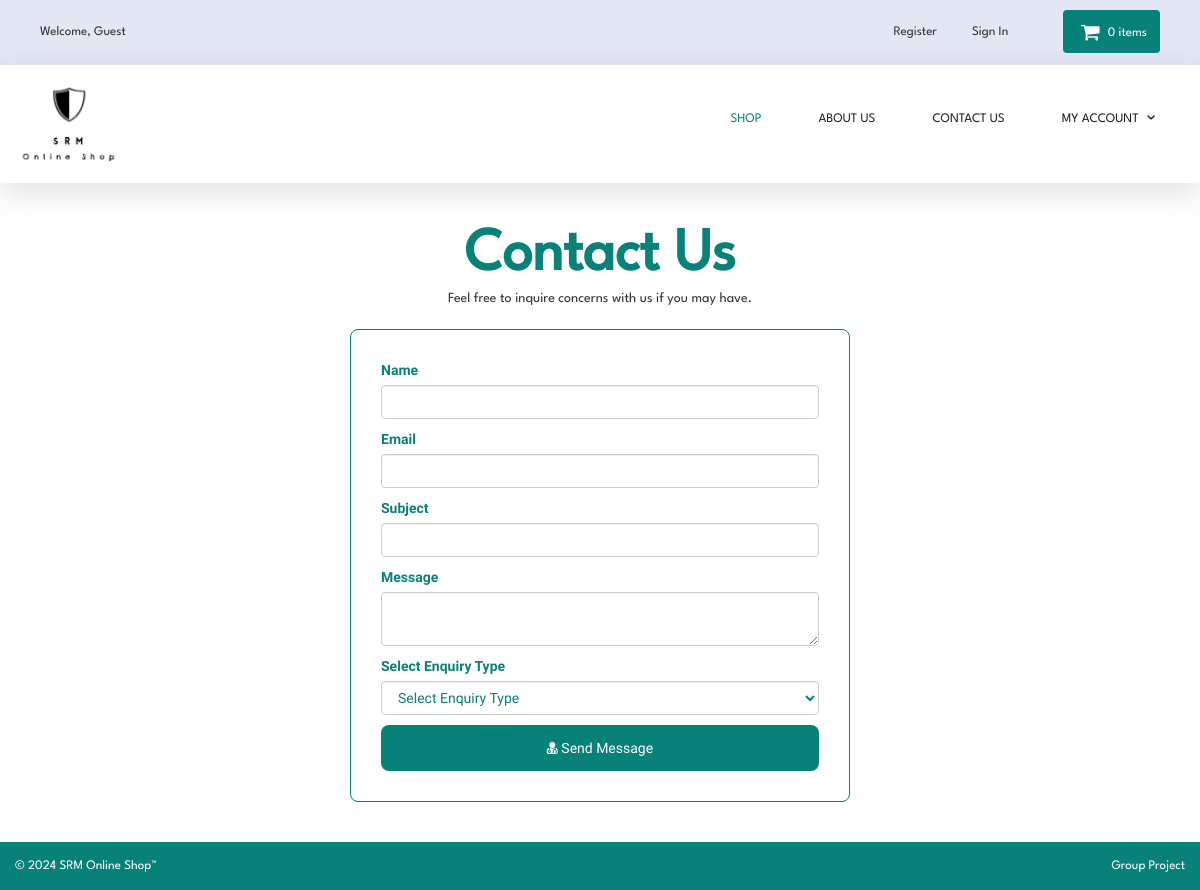
The page /contact.php on the database its author committed.
### tables this page shows
CREATE TABLE `contact_us` (
  `contact_id` int(10) NOT NULL,
  `contact_email` text NOT NULL,
  `contact_heading` text NOT NULL,
  `contact_desc` text NOT NULL
);

### contact.php (the view, shortened to what this page needs)
<?php
include("includes/db.php");
include("includes/header.php");
include("includes/main.php");
$get_contact_us = "select * from contact_us";
$run_conatct_us = mysqli_query($con,$get_contact_us);
$row_conatct_us = mysqli_fetch_array($run_conatct_us);
$contact_heading = $row_conatct_us['contact_heading'];
$contact_desc = $row_conatct_us['contact_desc'];
?>
<main class="contact_container">
  <div class="header user_header">
    <h1 class="heading"><?php echo $contact_heading; ?></h1>
    <p><?php echo $contact_desc; ?></p>
  </div>
  <form action="contact.php" method="post">
    <div class="form-group">
      <label>Name</label>
      <input type="text" class="form-control" name="name" required>
    </div>
    <div class="form-group">
      <label>Email</label>
      <input type="text" class="form-control" name="email" required>
    </div>
    <div class="form-group">
      <label> Subject </label>
      <input type="text" class="form-control" name="subject" required>
    </div>
    <div class="form-group">
      <label> Message </label>
      <textarea class="form-control" name="message"></textarea>
    </div>
    <div class="form-group">
      <label> Select Enquiry Type </label>
      <select name="enquiry_type" class="form-control">
        <option>Select Enquiry Type</option>
      </select>
    </div>
    <button type="submit" name="submit" class="submit-concern-btn">
      <i class="fa fa-user-md"></i> Send Message
    </button>
  </form>
</main>
<?php
include("includes/footer.php");
?>
</body>
</html>

### styles/backend.css (style rules this page uses)
html { font-family: 'League Spartan', Helvetica, Arial, sans-serif; line-height: 1.15; -ms-text-size-adjust: 100%; -webkit-text-size-adjust: 100%; }
body { position: relative; margin: 0; font-family: 'LeagueSpartan-Regular', Helvetica, Arial, sans-serif; }
h1 { font-size: 2em; margin: 0.67em 0; }
figcaption, figure, main { display: block; }
button, input, optgroup, select, textarea { font-family: sans-serif; font-size: 100%; line-height: 1.15; margin: 0; }
button, input { overflow: visible; }
button, select { text-transform: none; }
[type='reset'], [type='submit'], button, html [type='button'] { -webkit-appearance: button; }
textarea { overflow: auto; }
html { box-sizing: border-box; }
body { min-width: 1190px; font-family: League Spartan, sans-serif; font-weight: 400; background-color: white; }

### styles/style.css (style rules this page uses)
body { min-height: 100vh; position: relative; font-family: 'LeagueSpartan-Regular', Helvetica, Arial, sans-serif; font-size: 14px; line-height: 1.42857143; color: #333333; overflow-x: hidden; }

### styles/login.css (style rules this page uses)
form { width: 100%; padding: 4rem; }
form .form-group input { font-family: 'League Spartan', sans-serif; }

### styles/products.css (style rules this page uses)
.header { width: 100%; text-align: center; }
.header h1 { font-size: 6rem; color: #088178; font-weight: bold; }

### styles/contact.css (style rules this page uses)
.contact_container { display: flex; align-items: center; justify-content: center; flex-direction: column; gap: 1rem; padding: 4rem; }
.contact_container .header { display: flex; align-items: center; justify-content: center; flex-direction: column; }
.contact_container .header .heading { margin: 0; }
.contact_container form { padding: 0; display: flex; align-items: flex-start; justify-content: center; flex-direction: column; gap: 1rem; width: 50rem; padding: 3rem; border: 1px solid #088178; border-radius: 8px; background-color: white; }
.contact_container form .form-group, .contact_container form .form-group label { margin: 0; }
.contact_container form .form-group { width: 100%; display: flex; align-items: flex-start; justify-content: center; flex-direction: column; gap: 0.5rem; }
.contact_container form .form-group label, .contact_container form .form-group input, .contact_container form .form-group select { font-family: 'League Spartan', sans-serif; color: #088178; }
.contact_container form .submit-concern-btn { outline: 0; border: 0; width: 100%; padding: 1.5rem; background-color: #088178; font-family: 'League Spartan', sans-serif; color: white; border-radius: 8px; }

### rows shown on the page
contact_us: contact_heading "Contact Us", contact_desc "Feel free to inquire concerns with us if you may have."

### other values the page prints
$count_items "0"
